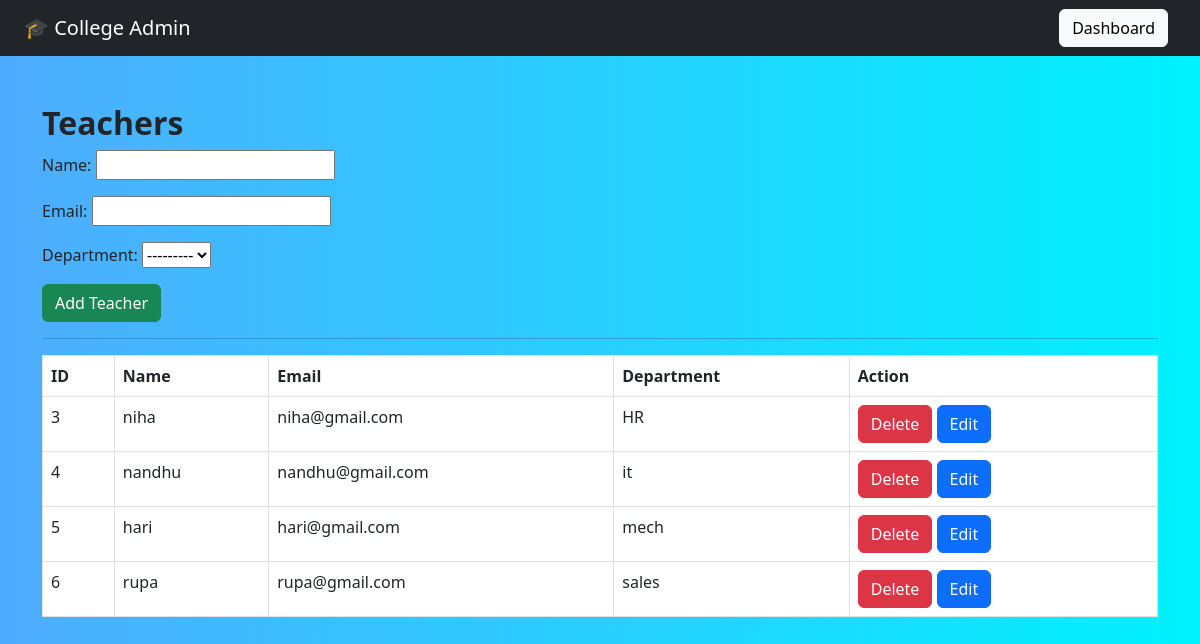
Page /teacher/ on the committed database.
### app1/models.py (models this page shows, shortened)
class Department(models.Model):
    name = models.CharField(max_length=100)
    code = models.CharField(max_length=10, unique=True)
    def __str__(self):
        return self.name

class Teacher(models.Model):
    name = models.CharField(max_length=100)
    email = models.EmailField(unique=True)
    department = models.ForeignKey(Department, on_delete=models.CASCADE)

### app1/views.py (the view, shortened to what this page needs)
# urls.py: path('teacher/', TeacherView.as_view(), name='teacher'),
class TeacherView(View):
    def get(self, request):
        data = Teacher.objects.all()
        form = TeacherForm()
        return render(request, 'teacher.html', {'data': data, 'form': form})

### app1/forms.py
class TeacherForm(forms.ModelForm):
    class Meta:
        model = Teacher
        fields = '__all__'

### app1/templates/teacher.html (shortened to what this page needs)
{% extends 'base.html' %}
{% block content %}
<h2>Teachers</h2>
<form method="post">
    {{ form.as_p }}
    <button class="btn btn-success">Add Teacher</button>
</form>
<hr>
<table class="table table-bordered">
<tr>
    <th>ID</th><th>Name</th><th>Email</th><th>Department</th><th>Action</th>
</tr>
{% for t in data %}
<tr>
    <td>{{ t.id }}</td>
    <td>{{ t.name }}</td>
    <td>{{ t.email }}</td>
    <td>{{ t.department }}</td>
    <td>
        <form method="post" action="/delete-teacher/{{ t.id }}/">
            <button class="btn btn-danger">Delete</button>
            <a href="/update-teacher/{{ t.id }}/" class="btn btn-primary">Edit</a>
        </form>
    </td>
</tr>
{% endfor %}
</table>
{% endblock %}

### app1/templates/base.html (shortened to what this page needs)
{% load static %}
<!DOCTYPE html>
<html>
<head>
    <link href="https://cdn.jsdelivr.net/npm/bootstrap@5.3.0/dist/css/bootstrap.min.css" rel="stylesheet">
    <link rel="stylesheet" href="{% static 'css/style.css' %}">
</head>
<body>
{% load static %}
<!DOCTYPE html>
<html>
<head>
    <link href="https://cdn.jsdelivr.net/npm/bootstrap@5.3.0/dist/css/bootstrap.min.css" rel="stylesheet">
    <link rel="stylesheet" href="{% static 'css/style.css' %}">
</head>
<body>
<nav class="navbar navbar-expand-lg navbar-dark bg-dark px-4">
    <a class="navbar-brand" href="/dashboard/">🎓 College Admin</a>
    <div class="ms-auto">
        <a href="/dashboard/" class="btn btn-light me-2">Dashboard</a>
    </div>
</nav>
<div class="container mt-5">
    {% block content %}
    {% endblock %}
</div>
</body>
</html>

### app1/static/css/style.css (style rules this page uses)
body { background: linear-gradient(to right, #4facfe, #00f2fe); }
h2 { font-weight: bold; }

### rows in the picture
Teacher: id "3", name "niha", email "niha@gmail.com", department "HR"
Teacher: id "4", name "nandhu", email "nandhu@gmail.com", department "it"
Teacher: id "5", name "hari", email "hari@gmail.com", department "mech"
Teacher: id "6", name "rupa", email "rupa@gmail.com", department "sales"
